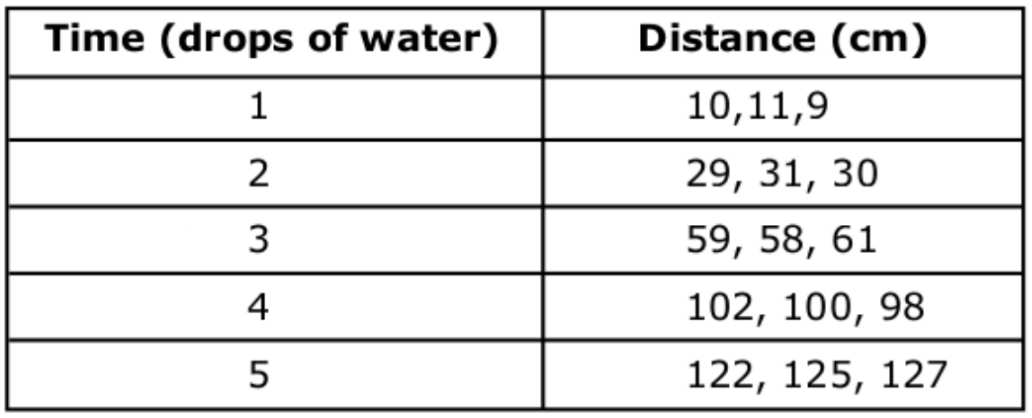
#> input picture test/test-000.png, 1032 x 418 px
$ python -i __Init__.py   (imports and definitions only)
#> lines starting #> are read from the running program, lines starting #| are printed output that depends on the picture; after the words box and inside, x2 and y2 are one past the last pixel; in counts of white or black regions, pixels touching at a corner belong together
#> further down, picture is the input picture: shape (418, 1032); min 0, max 255, mean 226.8
import math
import os
import sys

import cv2
import numpy as np
import easyocr

def ocr_images(image_file, reader):
    """
    OCR the image and output the text to a file with an extension that is ready
    to be used in Tesseract training (.gt.txt).

    Tries to crop the image so that only the relevant text gets passed to Tesseract.

    Returns the name of the text file that contains the text.
    """
    directory, filename = os.path.split(image_file)
    filename_sans_ext, ext = os.path.splitext(filename)
    ocr_data_dir = os.path.join(directory, "ocr_data")
    os.makedirs(ocr_data_dir, exist_ok=True)
    image = cv2.imread(image_file, cv2.IMREAD_GRAYSCALE)
    cropped = crop_to_text(image)
    out_imagepath = os.path.join(ocr_data_dir, filename)
    out_txtpath = os.path.join(ocr_data_dir, "{}.gt.txt".format(filename_sans_ext))
    cv2.imwrite(out_imagepath, cropped)

    result = reader.readtext(out_imagepath,detail=0)
    if not result:
        txt = ''
    else:
        result_string = result[0]
        txt = result_string


    with open(out_txtpath, "w") as txt_file:
        txt_file.write(txt)
    return out_txtpath

def crop_to_text(image):
    MAX_COLOR_VAL = 255
    BLOCK_SIZE = 15
    SUBTRACT_FROM_MEAN = -2

    img_bin = cv2.adaptiveThreshold(
        ~image,
        MAX_COLOR_VAL,
        cv2.ADAPTIVE_THRESH_MEAN_C,
        cv2.THRESH_BINARY,
        BLOCK_SIZE,
        SUBTRACT_FROM_MEAN,
    )
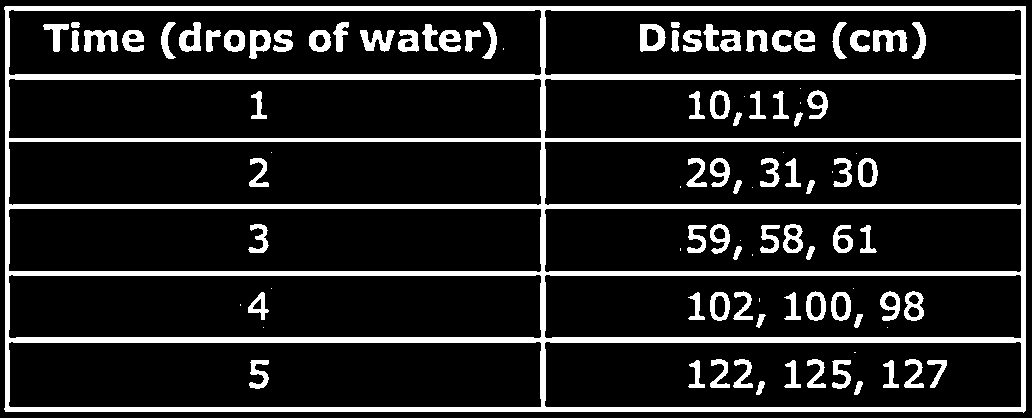
#> img_bin: shape (418, 1032); 14.5% white; 102 white regions (20 under 20 px), largest, box (x1, y1, x2, y2) and area: (4, 6, 1026, 413) 42308, (873, 30, 907, 52) 487, (84, 30, 118, 52) 478

    img_h, img_w = image.shape
#> img_h = 418; img_w = 1032
    horizontal_kernel = cv2.getStructuringElement(cv2.MORPH_RECT, (int(img_w * 0.5), 1))
    vertical_kernel = cv2.getStructuringElement(cv2.MORPH_RECT, (1, int(img_h * 0.7)))
#> vertical_kernel = 292 values from 1 to 1
    horizontal_lines = cv2.morphologyEx(img_bin, cv2.MORPH_OPEN, horizontal_kernel)
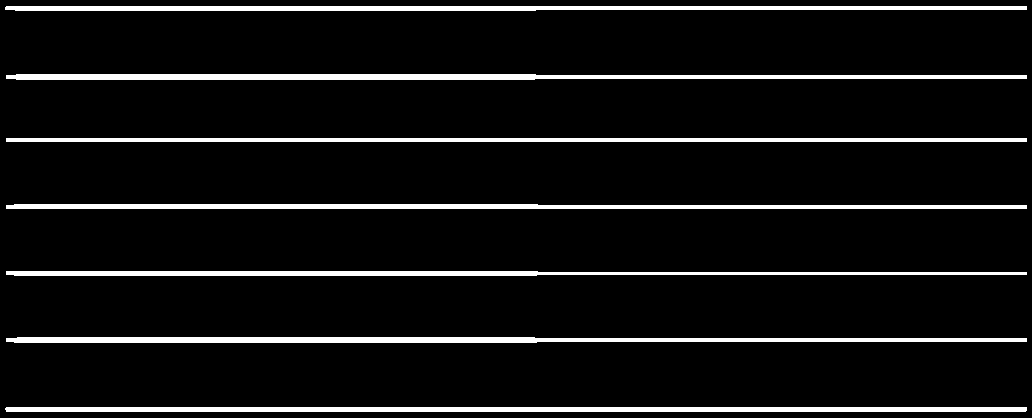
#> horizontal_lines: shape (418, 1032); 7.6% white; 7 white regions, largest, box (x1, y1, x2, y2) and area: (6, 337, 1027, 343) 5125, (6, 74, 1027, 80) 5123, (5, 407, 1027, 412) 5106
    vertical_lines = cv2.morphologyEx(img_bin, cv2.MORPH_OPEN, vertical_kernel)
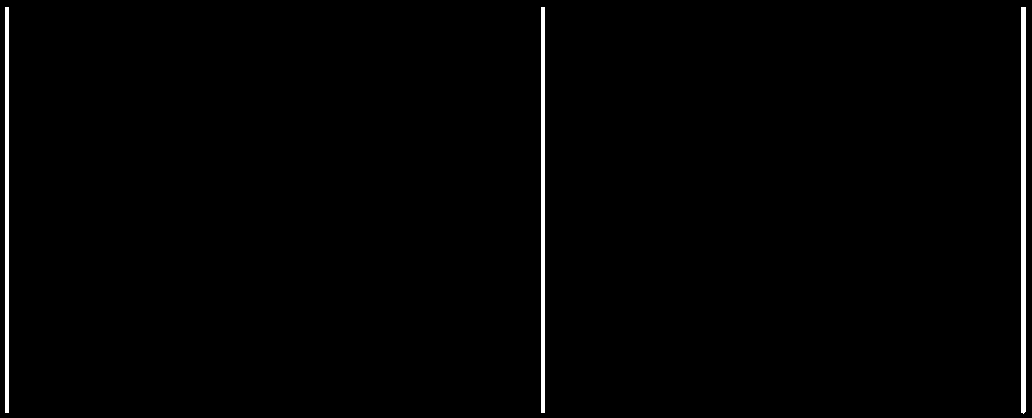
#> vertical_lines: shape (418, 1032); 1.2% white; 3 white regions
    both = horizontal_lines + vertical_lines
    cleaned = img_bin - both
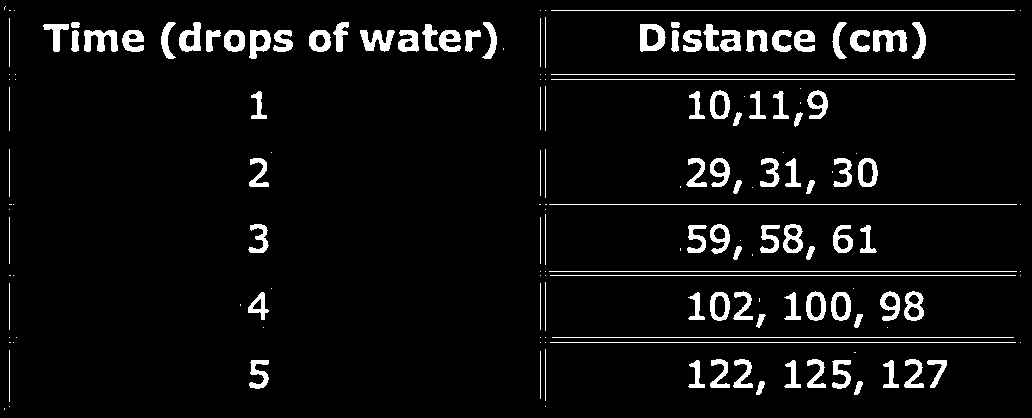
#> cleaned: shape (418, 1032); min 0, max 255, mean 14.7

    # Get rid of little noise.
    kernel = cv2.getStructuringElement(cv2.MORPH_ELLIPSE, (3, 3))
    opened = cv2.morphologyEx(cleaned, cv2.MORPH_OPEN, kernel)
    opened = cv2.dilate(opened, kernel)
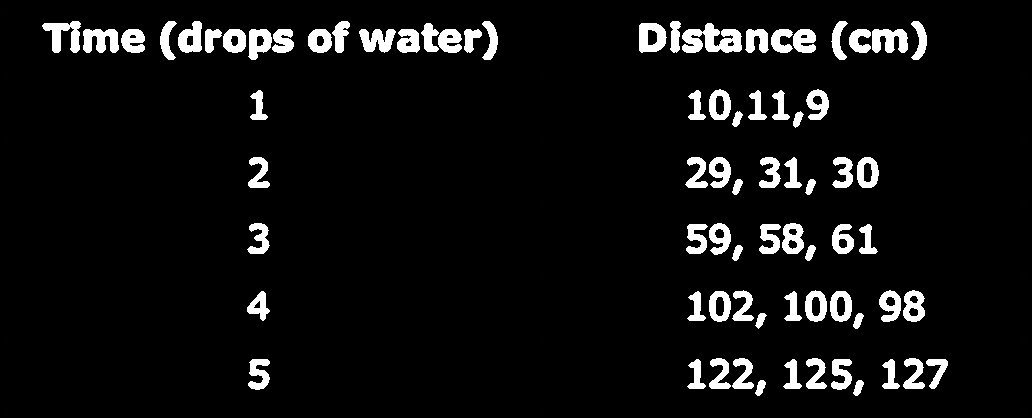
#> opened: shape (418, 1032); min 0, max 255, mean 16.3

    contours, hierarchy = cv2.findContours(opened, cv2.RETR_LIST, cv2.CHAIN_APPROX_SIMPLE)
#> contours = 122 contours, 12 with area under 20; largest, box (x1, y1, x2, y2) and area: (682, 23, 742, 53) 1010, (639, 23, 667, 53) 672, (42, 21, 81, 53) 573, (872, 29, 908, 53) 558, (83, 29, 119, 53) 552
    bounding_rects = [cv2.boundingRect(c) for c in contours]
#> bounding_rects = 122 items, first 6: (1020, 406, 8, 8), (540, 406, 6, 8), (4, 406, 6, 8), (853, 380, 11, 16), (755, 380, 11, 16), (926, 359, 22, 30)
    NUM_PX_COMMA = 6
    MIN_CHAR_AREA = 5 * 9
    char_sized_bounding_rects = [(x, y, w, h) for x, y, w, h in bounding_rects if w * h > MIN_CHAR_AREA]
#> char_sized_bounding_rects = 105 items, first 6: (1020, 406, 8, 8), (540, 406, 6, 8), (4, 406, 6, 8), (853, 380, 11, 16), (755, 380, 11, 16), (926, 359, 22, 30)
    if char_sized_bounding_rects:
        minx, miny, maxx, maxy = math.inf, math.inf, 0, 0
        for x, y, w, h in char_sized_bounding_rects:
            minx = min(minx, x)
            miny = min(miny, y)
            maxx = max(maxx, x + w)
            maxy = max(maxy, y + h)
#> this loop made 105 passes
#> (x, y, w, h, minx, miny) on passes 1 to 12: (1020, 406, 8, 8, 1020, 406), (540, 406, 6, 8, 540, 406), (4, 406, 6, 8, 4, 406), (853, 380, 11, 16, 4, 380), (755, 380, 11, 16, 4, 380), (926, 359, 22, 30, 4, 359), (882, 359, 18, 30, 4, 359), (831, 359, 21, 31, 4, 359), (783, 359, 19, 30, 4, 359), (687, 359, 19, 30, 4, 359), (248, 359, 22, 31, 4, 359), (903, 358, 22, 31, 4, 358)
        x, y, w, h = minx, miny, maxx - minx, maxy - miny
#> x = 4; y = 21; w = 1024; h = 393
        cropped = image[y:min(img_h, y+h+NUM_PX_COMMA), x:min(img_w, x+w)]
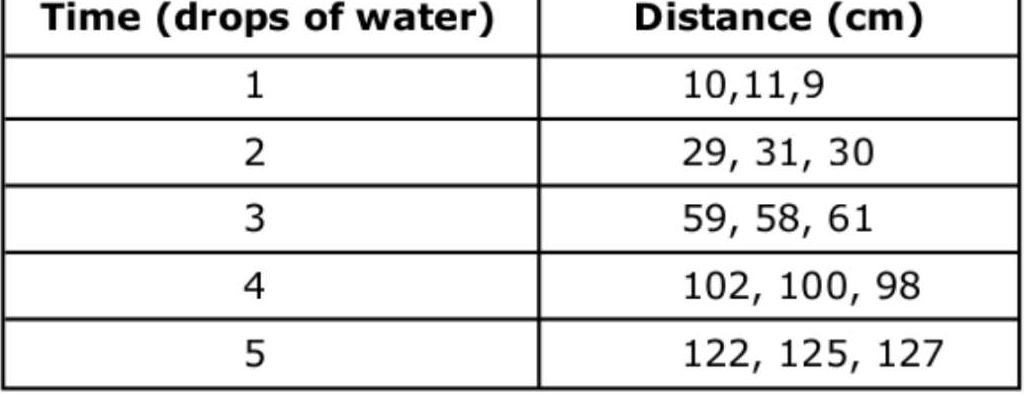
#> cropped: shape (397, 1024); min 0, max 255, mean 227.5
    else:
        # If we morphed out all of the text, assume an empty image.
        cropped = MAX_COLOR_VAL * np.ones(shape=(20, 100), dtype=np.uint8)
    bordered = cv2.copyMakeBorder(cropped, 5, 5, 5, 5, cv2.BORDER_CONSTANT, None, 255)
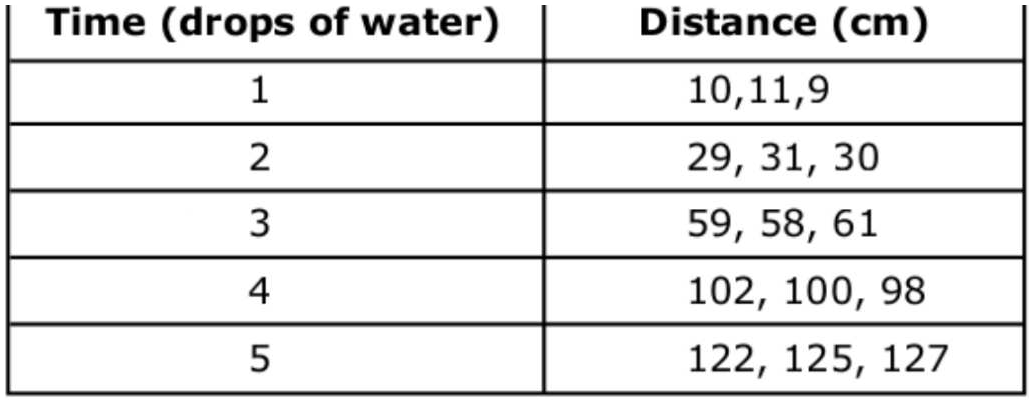
#> bordered: shape (407, 1034); min 0, max 255, mean 228.4
    return bordered

>>> import cv2
>>> picture = cv2.imread('../test/test-000.png', cv2.IMREAD_GRAYSCALE)
>>> result = crop_to_text(picture)

$ run again, on test/test-001.png
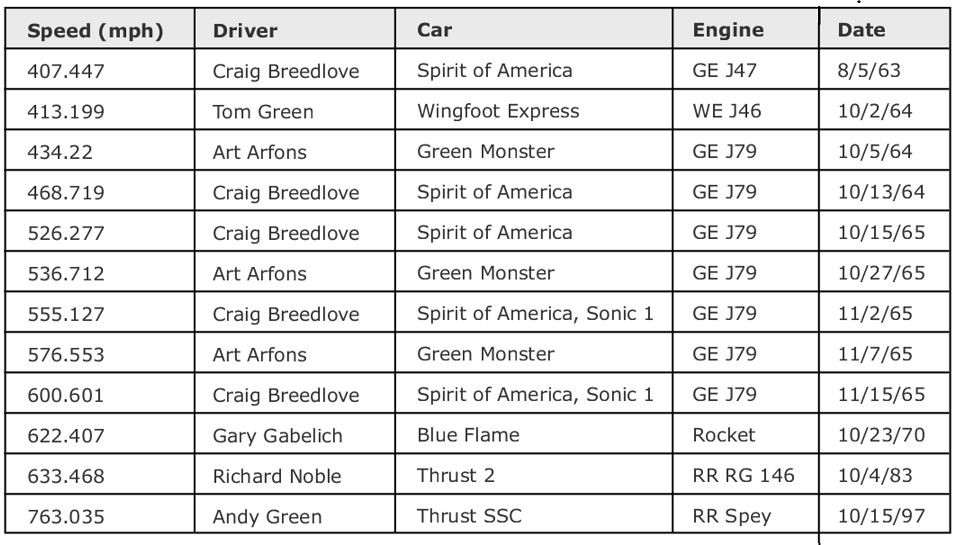
#> input picture test/test-001.png, 957 x 545 px
#> picture is the input picture: shape (545, 957); min 0, max 255, mean 226.8
#> in crop_to_text, `img_bin = cv2.adaptiveThreshold( ~image, MAX_COLOR_VAL, cv2.ADAPTIVE_T..`:
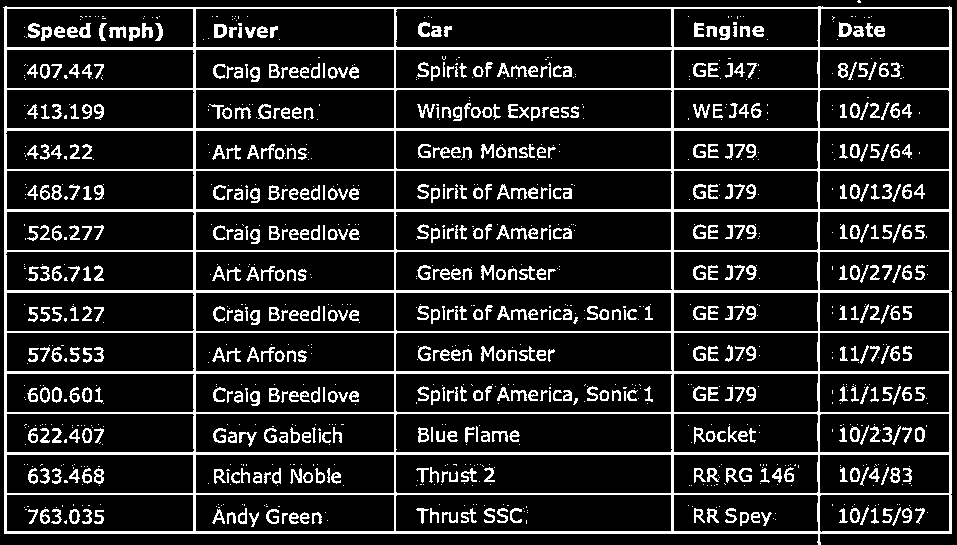
#> img_bin: shape (545, 957); 15% white in thin lines or dots
#> horizontal_lines: shape (545, 957); 6.3% white; 14 white regions, largest, box (x1, y1, x2, y2) and area: (5, 47, 953, 50) 2844, (5, 128, 953, 131) 2844, (5, 209, 953, 212) 2844
#> vertical_lines: shape (545, 957); 1.2% white in thin lines or dots
#> contours = 757 contours, 356 with area under 20; largest, box (x1, y1, x2, y2) and area: (27, 22, 92, 42) 670, (837, 22, 886, 38) 495, (693, 21, 731, 41) 378, (495, 145, 557, 159) 334, (417, 21, 453, 38) 324
#> bounding_rects = 757 items, first 6: (891, 519, 3, 4), (311, 520, 5, 5), (63, 520, 5, 5), (859, 518, 3, 4), (507, 518, 3, 3), (483, 519, 6, 5)
#> char_sized_bounding_rects = 410 items, first 6: (871, 518, 8, 7), (470, 518, 8, 6), (448, 518, 11, 6), (302, 514, 6, 9), (71, 511, 7, 11), (903, 510, 7, 7)
#> the loop in crop_to_text, `for x, y, w, h in char_sized_bounding_rects:` made 410 passes
#> (x, y, w, h, minx, miny, maxx, maxy) on passes 1 to 3: (871, 518, 8, 7, 871, 518, 879, 525), (470, 518, 8, 6, 470, 518, 879, 525), (448, 518, 11, 6, 448, 518, 879, 525)
#> in crop_to_text, `x, y, w, h = minx, miny, maxx - minx, maxy - miny`: x = 26; y = 21; w = 900; h = 506
#> in crop_to_text, `bordered = cv2.copyMakeBorder(cropped, 5, 5, 5, 5, cv2.BORDER_CONSTANT..`:
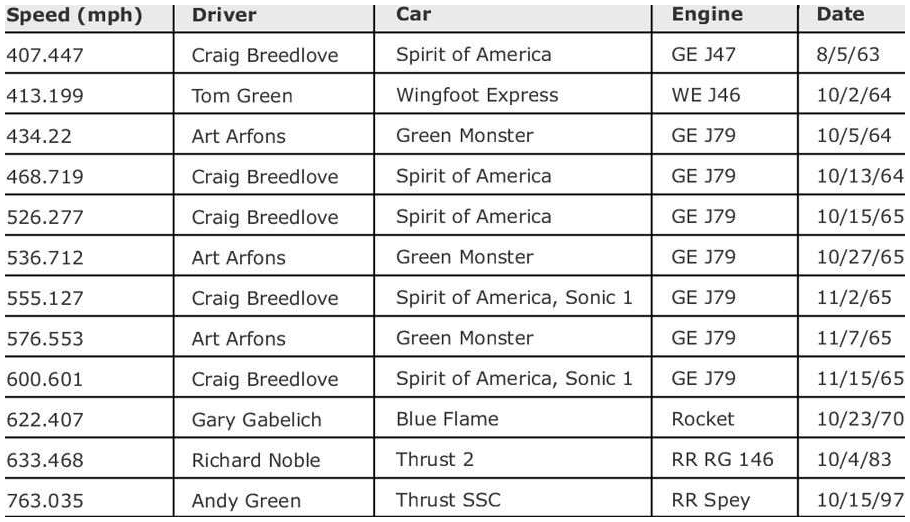
#> bordered: shape (522, 910); min 0, max 255, mean 227.7

$ run again, on test/test-002.png
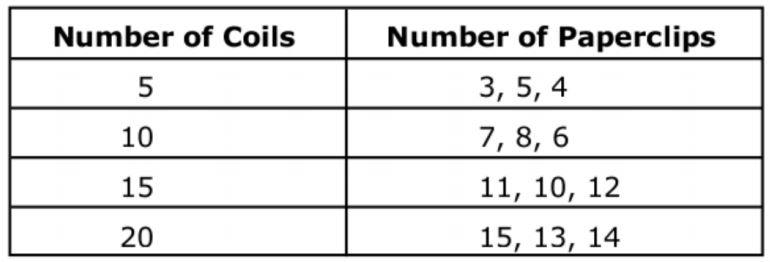
#> input picture test/test-002.png, 770 x 262 px
#> picture is the input picture: shape (262, 770); min 0, max 255, mean 226.4
#> in crop_to_text, `img_bin = cv2.adaptiveThreshold( ~image, MAX_COLOR_VAL, cv2.ADAPTIVE_T..`:
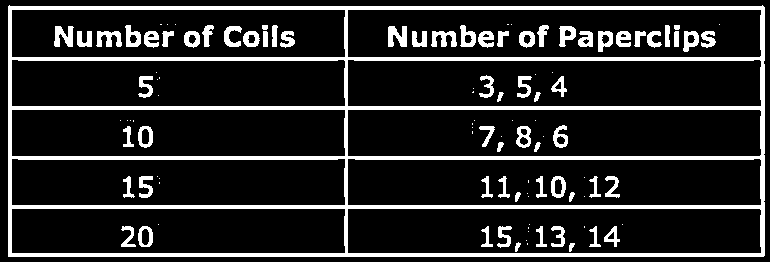
#> img_bin: shape (262, 770); 15.1% white; 109 white regions (42 under 20 px), largest, box (x1, y1, x2, y2) and area: (8, 5, 765, 257) 20931, (388, 26, 407, 47) 291, (54, 26, 74, 47) 277
#> horizontal_lines: shape (262, 770); 8.7% white; 6 white regions, box (x1, y1, x2, y2) and area: (8, 106, 765, 110) 3028, (8, 205, 765, 209) 3028, (8, 6, 765, 10) 3027, (8, 253, 765, 257) 3027, (8, 57, 765, 61) 2671, (8, 156, 765, 160) 2670
#> vertical_lines: shape (262, 770); 1.2% white; 3 white regions
#> contours = 111 contours, 37 with area under 20; largest, box (x1, y1, x2, y2) and area: (459, 24, 495, 49) 540, (682, 30, 717, 53) 497, (223, 25, 261, 48) 494, (387, 25, 408, 48) 338, (53, 25, 75, 48) 326
#> bounding_rects = 111 items, first 6: (760, 252, 5, 6), (344, 252, 5, 6), (7, 252, 6, 6), (568, 242, 8, 11), (514, 241, 8, 12), (608, 233, 6, 6)
#> char_sized_bounding_rects = 72 items, first 6: (568, 242, 8, 11), (514, 241, 8, 12), (142, 229, 7, 17), (603, 225, 18, 23), (588, 225, 14, 23), (550, 225, 16, 23)
#> the loop in crop_to_text, `for x, y, w, h in char_sized_bounding_rects:` made 72 passes
#> (x, y, w, h, minx, miny, maxx) on passes 1 to 8: (568, 242, 8, 11, 568, 242, 576), (514, 241, 8, 12, 514, 241, 576), (142, 229, 7, 17, 142, 229, 576), (603, 225, 18, 23, 142, 225, 621), (588, 225, 14, 23, 142, 225, 621), (550, 225, 16, 23, 142, 225, 621), (535, 225, 13, 23, 142, 225, 621), (496, 225, 17, 24, 142, 225, 621)
#> in crop_to_text, `x, y, w, h = minx, miny, maxx - minx, maxy - miny`: x = 53; y = 24; w = 664; h = 229
#> in crop_to_text, `bordered = cv2.copyMakeBorder(cropped, 5, 5, 5, 5, cv2.BORDER_CONSTANT..`:
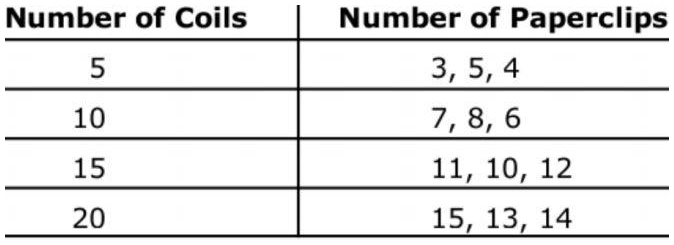
#> bordered: shape (245, 674); min 0, max 255, mean 227.4
